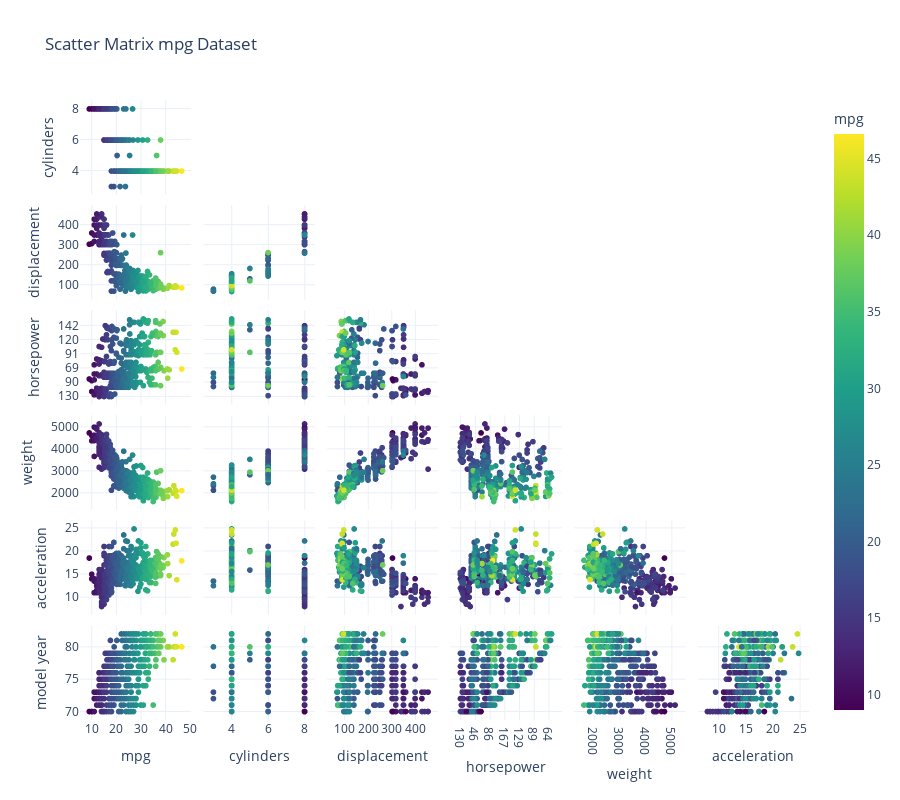

Notebook code for this chart:
### Code cell
px.scatter_matrix(df.drop(columns=['car name', 'origin']),
                  title='Scatter Matrix mpg Dataset',
                  height=800,
                  template='plotly_white',
                  color='mpg',
                  color_continuous_scale='Viridis',
                  hover_name='mpg',
                 ).update_traces(diagonal_visible=False, showupperhalf=False)

### Figure 1 — Plotly figure (JSON) as saved in the notebook; plotly's stock layout.template omitted (floating-point values rounded to 4 significant figures; data arrays with more than 128 entries replaced by an {"elided": "..."} marker saying what was removed)
{"data": [{"diagonal": {"visible": false}, "dimensions": [{"axis": {"matches": true}, "label": "mpg", "values": {"elided": "398 float values"}}, {"axis": {"matches": true}, "label": "cylinders", "values": {"elided": "398 int values"}}, {"axis": {"matches": true}, "label": "displacement", "values": {"elided": "398 float values"}}, {"axis": {"matches": true}, "label": "horsepower", "values": {"elided": "398 str values"}}, {"axis": {"matches": true}, "label": "weight", "values": {"elided": "398 int values"}}, {"axis": {"matches": true}, "label": "acceleration", "values": {"elided": "398 float values"}}, {"axis": {"matches": true}, "label": "model year", "values": {"elided": "398 int values"}}], "hovertemplate": "<b>%{hovertext}</b><br><br>%{xaxis.title.text}=%{x}<br>%{yaxis.title.text}=%{y}<br>mpg=%{marker.color}<extra></extra>", "hovertext": {"elided": "398 float values"}, "legendgroup": "", "marker": {"color": {"elided": "398 float values"}, "coloraxis": "coloraxis", "symbol": "circle"}, "name": "", "showlegend": false, "showupperhalf": false, "type": "splom"}], "layout": {"coloraxis": {"colorbar": {"title": {"text": "mpg"}}, "colorscale": [[0, "#440154"], [0.1111, "#482878"], [0.2222, "#3e4989"], [0.3333, "#31688e"], [0.4444, "#26828e"], [0.5556, "#1f9e89"], [0.6667, "#35b779"], [0.7778, "#6ece58"], [0.8889, "#b5de2b"], [1, "#fde725"]]}, "dragmode": "select", "height": 800, "legend": {"tracegroupgap": 0}, "title": {"text": "Scatter Matrix mpg Dataset"}}}
